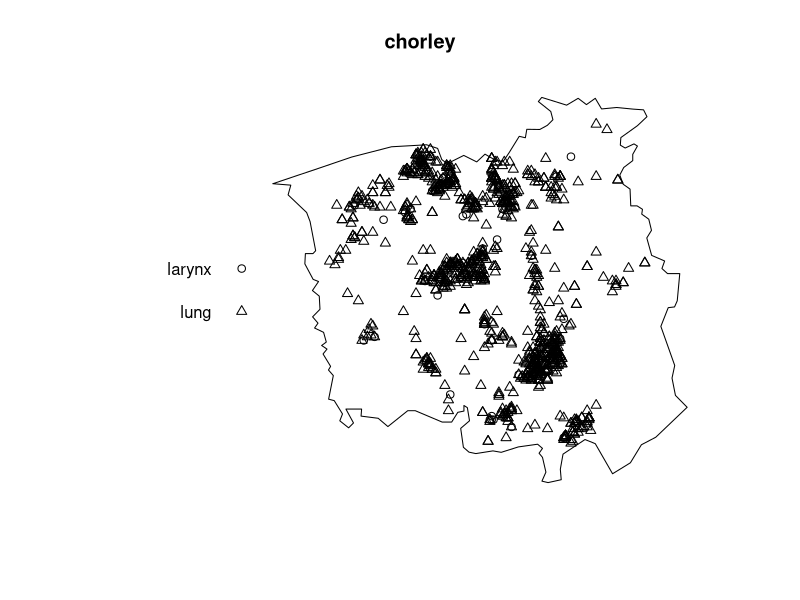
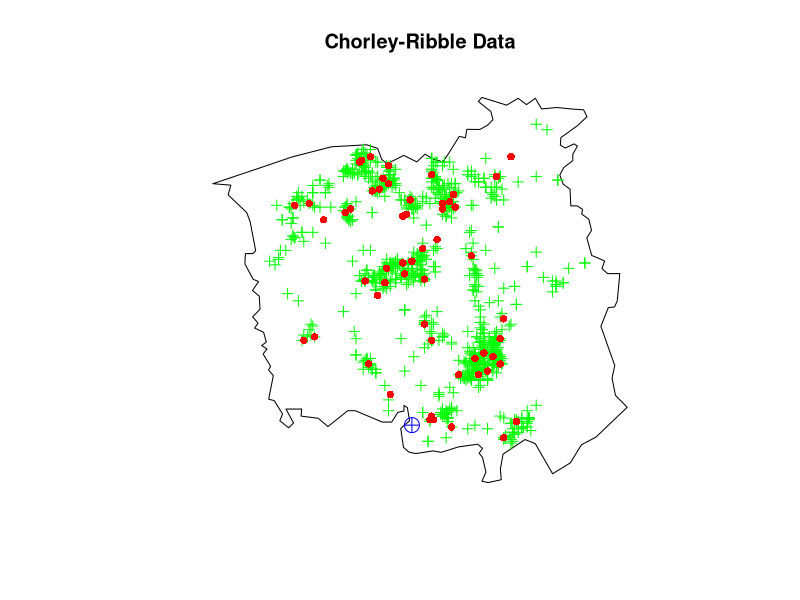
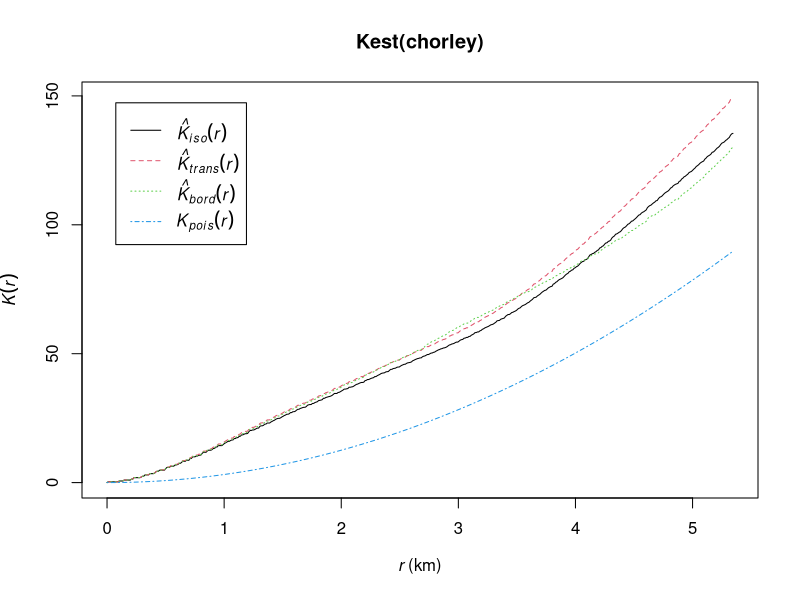
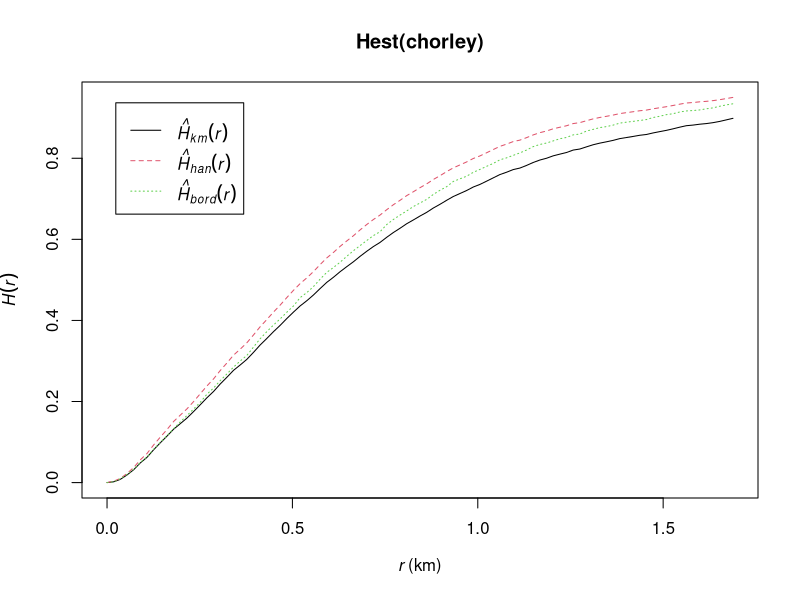
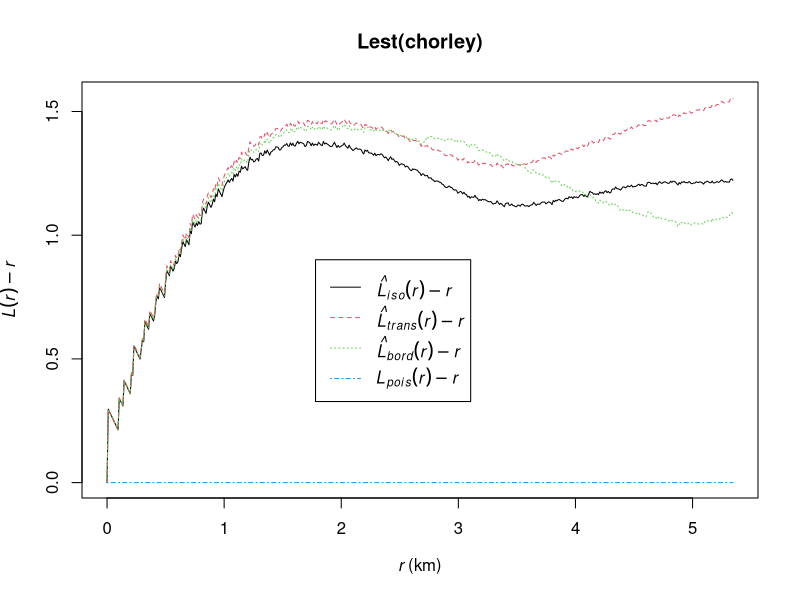
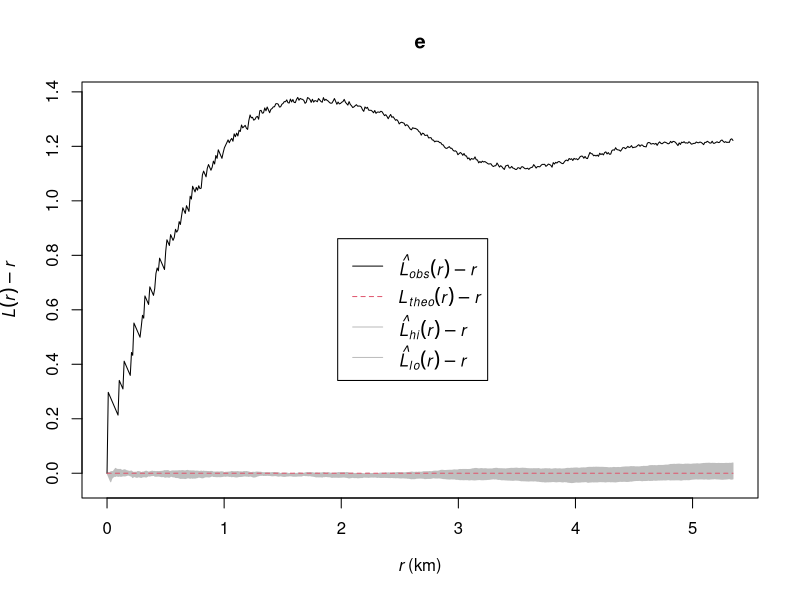
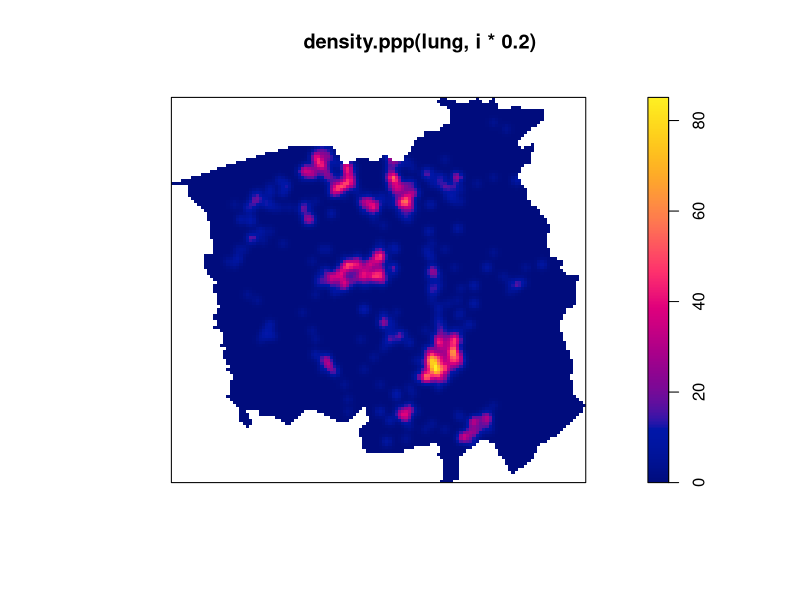
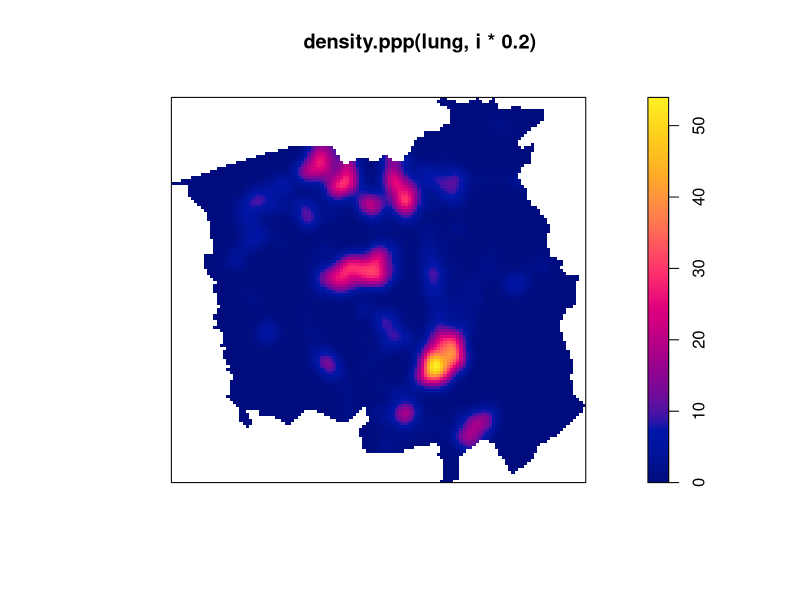

The R script that drew these images, in order:
library("spatstat")
plot(chorley)
split_chorley <- split.ppp(chorley)
lung <- split_chorley$lung
larynx <- split_chorley$larynx
chorley.extra$plotit()
inc <- chorley.extra$incin

# check om cases opfører sig som en poisson process
plot(Kest(chorley))
plot(Hest(chorley))
plot(Lest(chorley), .-r~r)
# Her kan vi se at det ikke passer på en homogen poisson process, hvilket
# man også kunne gætte sig frem til ud fra at se på plottet.
# vi ville ikke regne med at se punkterne være homogen fordelt
# eftersom at vores tilfælde af kræft er afhængig af hvor folk bor (som ikke er homogent)

# Her laver vi nogle envolopes, bare lige for sjov
num_sim <- 9
alpha_est <- 0.05
rank <- ceiling(alpha_est*num_sim/2)
alpha <- 2*rank/num_sim
e <- envelope(chorley, Lest, nsim=num_sim, nrank=rank)
plot(e, .-r~r)
# og selvfølgelig passer det ikke ind

# Her estimerer vi et population map ved at lave et heat map over lung cancer
for (i in 1:6){
  plot(density.ppp(lung, i*0.2))
}
lambda_pop <- density.ppp(lung, 1.2)
# Vi vælger en sigma på 1.2 fordi det virker fornuftigt nok

# plot afstand til incenirator fra punkterne
lambda_dist <- distmap(as.ppp(inc, chorley))
plot(lambda_dist)

# Vi prøver at fit vores første model til dataen, og laver en realisering
model <- ppm(split(chorley)$larynx~lambda_pop+lambda_dist,Poisson(),method="mpl")
beta0 <- model$coef[1]; beta1 = model$coef[2]; beta2 = model$coef[3];
model_run <- exp(beta0 + beta1*lambda_pop + beta2*lambda_dist)

# cool plots
plot(model_run) # estimat af hvor det er mere sandsynligt at få larynx cancer
points(larynx)  # tilfælde af hvor man vil få larynx cancer
points(chorley.extra$incin, col = 'red', pch = 10, cex = 4)

# mangler lige noget mere analyse af dataen
# kig på z test for at tjekke signifikans af parameter
